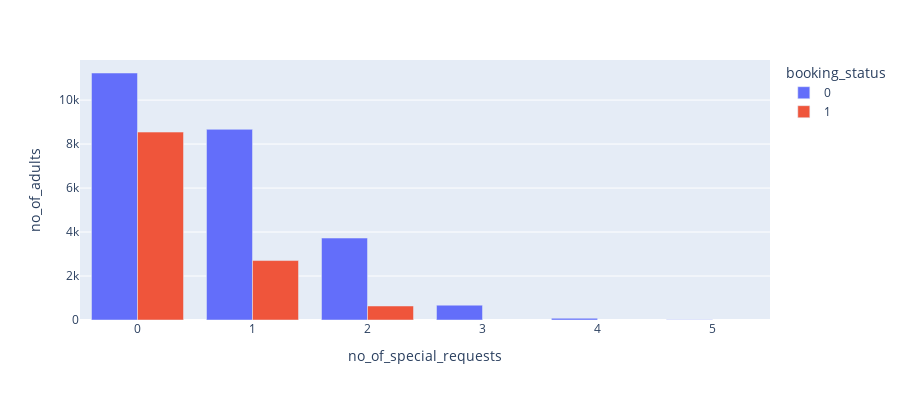

The code cell stored with this chart in its notebook:
### Code cell
temp = df.groupby(["no_of_special_requests", "booking_status"]).count()["no_of_adults"].reset_index()
temp["booking_status"] = temp["booking_status"].astype("str")
fig = px.bar(temp, x = "no_of_special_requests", y = "no_of_adults", color = "booking_status", barmode="group", height= 400)
fig.show()

### Figure 1 — Plotly figure (JSON) as saved in the notebook; plotly's stock layout.template omitted (floating-point values rounded to 4 significant figures)
{"data": [{"alignmentgroup": "True", "hovertemplate": "booking_status=0<br>no_of_special_requests=%{x}<br>no_of_adults=%{y}<extra></extra>", "legendgroup": "0", "marker": {"color": "#636efa", "pattern": {"shape": ""}}, "name": "0", "offsetgroup": "0", "orientation": "v", "showlegend": true, "textposition": "auto", "type": "bar", "x": [0, 1, 2, 3, 4, 5], "xaxis": "x", "y": [11232, 8670, 3727, 675, 78, 8], "yaxis": "y"}, {"alignmentgroup": "True", "hovertemplate": "booking_status=1<br>no_of_special_requests=%{x}<br>no_of_adults=%{y}<extra></extra>", "legendgroup": "1", "marker": {"color": "#EF553B", "pattern": {"shape": ""}}, "name": "1", "offsetgroup": "1", "orientation": "v", "showlegend": true, "textposition": "auto", "type": "bar", "x": [0, 1, 2], "xaxis": "x", "y": [8545, 2703, 637], "yaxis": "y"}], "layout": {"barmode": "group", "height": 400, "legend": {"title": {"text": "booking_status"}, "tracegroupgap": 0}, "margin": {"t": 60}, "xaxis": {"anchor": "y", "domain": [0, 1], "title": {"text": "no_of_special_requests"}}, "yaxis": {"anchor": "x", "domain": [0, 1], "title": {"text": "no_of_adults"}}}}
